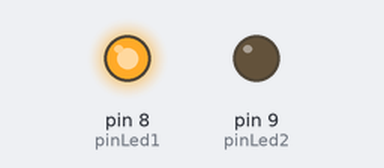
Recording of a sketch running on a simulated Arduino Uno, built with avr-gcc and run on an emulated ATmega328P. Parts: output pins drawn as LEDs (lit = HIGH).

Above: at 0.1 s.
Timing chart, 0 to 1.6 s (numbered marks = the images above):
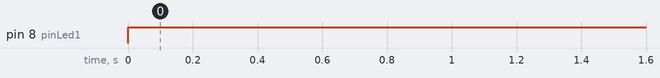

Measured:
- by itself, pin 8 (pinLed1): LOW → HIGH at 0.00 s

The sketch:

if-else.ino
```cpp
int x = 1;
int y = 2;

int pinLed1 = 8; //Declaramos los pines
int pinLed2 = 9;

void setup() {

pinMode(pinLed1,OUTPUT); //Declaramos cada pin como salida
pinMode(pinLed2,OUTPUT); // pinMode( número de pin, OUTPUT o INPUT )

}

void loop() {

if(y > x){

  digitalWrite(pinLed1,HIGH); //Con esta función estamos mandando voltaje por los pines
  digitalWrite(pinLed2,LOW); //digitalWrite( número de pin, HIGH o LOW)

}else{//Se ejecuta si la condición es falsa

  digitalWrite(pinLed1,LOW);
  digitalWrite(pinLed2,HIGH);

}

}
```
